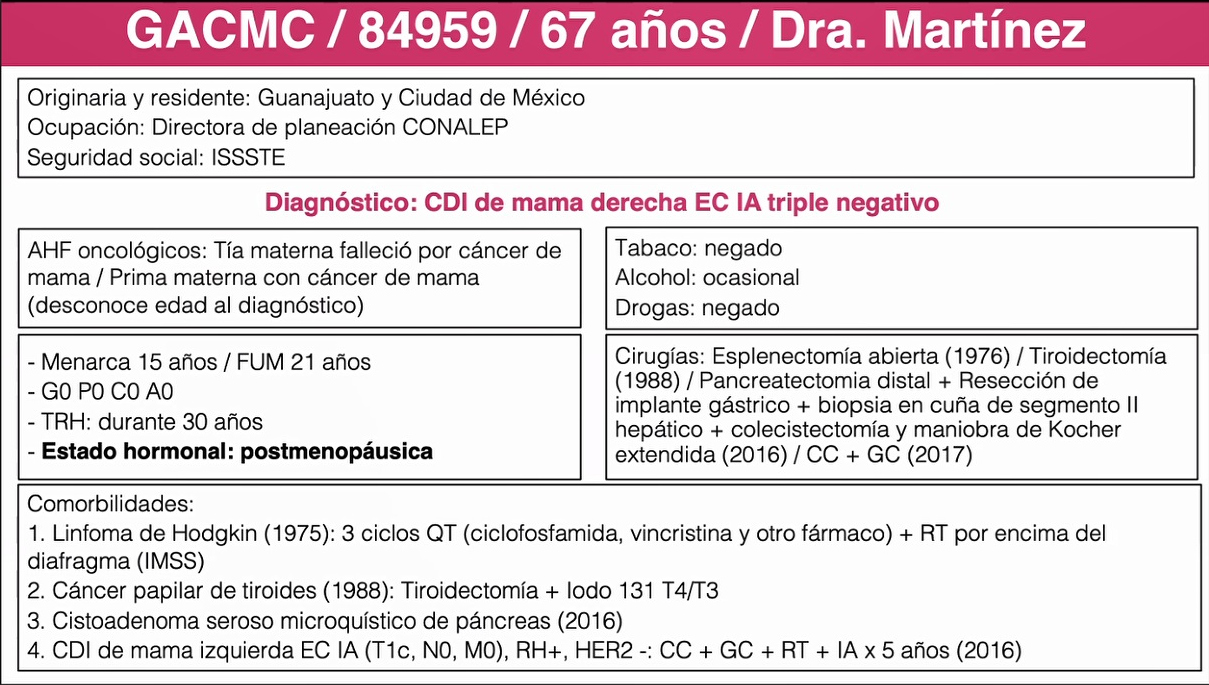
#> input picture OCR_erik/pruebaNueva.jpg, 1209 x 685 px, found by its file name
$ python OCR_Borders.py
#> lines starting #> are read from the running program, lines starting #| are printed output that depends on the picture; after the words box and inside, x2 and y2 are one past the last pixel; in counts of white or black regions, pixels touching at a corner belong together
import pytesseract as tess
from PIL import Image, ImageEnhance, ImageFilter
import cv2
import numpy as np

# Configuramos la ruta de Tesseract
#tess.pytesseract.tesseract_cmd = r'C:\Program Files\Tesseract-OCR\tesseract.exe'

# Crear archivo txt
my_file = open('/home/josuevj/Documents/uni/servicio/sources/OCR_erik/TextoExtraido3.txt', 'w', encoding='utf-8')

# Leer la imagen con OpenCV
image = cv2.imread('/home/josuevj/Documents/uni/servicio/sources/OCR_erik/pruebaNueva.jpg')
#> image is the input picture: shape (685, 1209, 3); mean B, G, R 219.4, 215.2, 227.4
titulo = image[0: 55, 0: 1330]
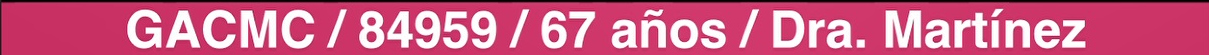
#> titulo: shape (55, 1209, 3); mean B, G, R 132.5, 95.2, 204

# Recortar la región de interés
x, y, w, h = 10, 120, 1230, 750  # Coordenadas y dimensiones del recorte quitando lo de zoom
recorte = image

# Escalar la imagen recortada
escala = 1.5  # Escalar al 110% de tamaño
width = int(recorte.shape[1] * escala)
#> width = 1813
height = int(recorte.shape[0] * escala)
#> height = 1027
recorte = cv2.resize(recorte, (width, height), interpolation=cv2.INTER_CUBIC)
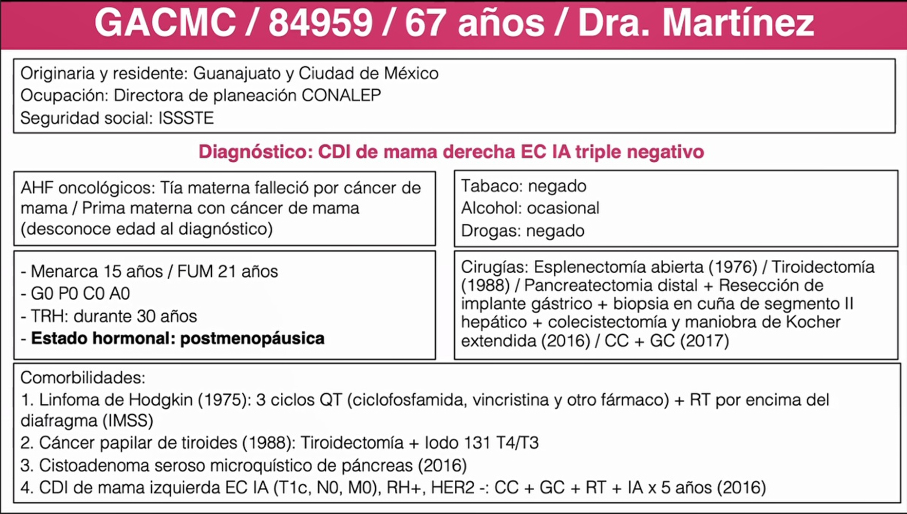
#> recorte: shape (1027, 1813, 3) (shown at 1/2 size); mean B, G, R 219.1, 214.9, 227
cv2.imwrite('/home/josuevj/Documents/uni/servicio/sources/OCR_erik/recorteimagen.jpg', recorte)

# Escalar el titulo recortado
escala = 1  # Escalar al 110% de tamaño
width = int(titulo.shape[1] * escala)
#> width = 1209
height = int(titulo.shape[0] * escala)
#> height = 55
titulo = cv2.resize(titulo, (width, height), interpolation=cv2.INTER_CUBIC)

##guardamos el titulo
cv2.imwrite('/home/josuevj/Documents/uni/servicio/sources/OCR_erik/titulo2.jpg', titulo)

# Conversión a escala de grises
gray = cv2.cvtColor(recorte, cv2.COLOR_BGR2GRAY)
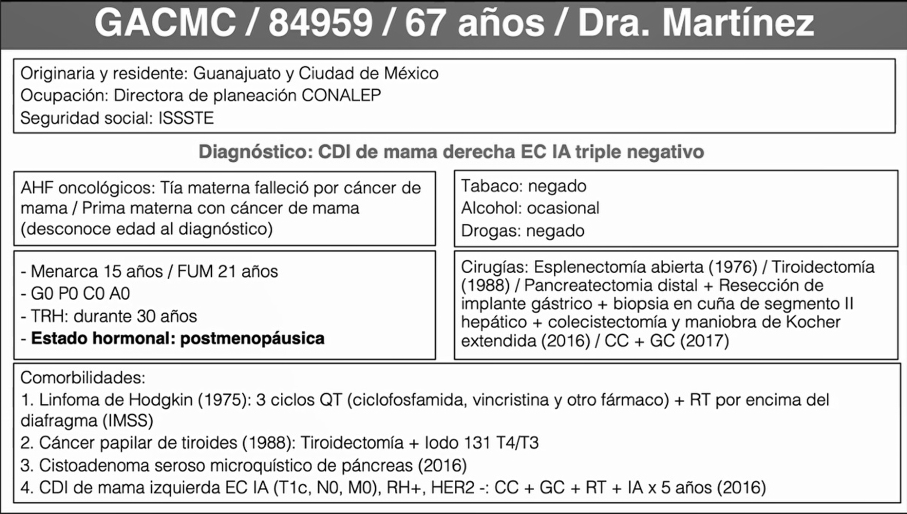
#> gray: shape (1027, 1813) (shown at 1/2 size); min 0, max 255, mean 219

# Solo para el ID (Título)
gris = cv2.cvtColor(titulo, cv2.COLOR_BGR2GRAY)
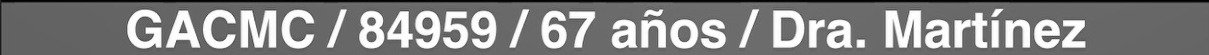
#> gris: shape (55, 1209); min 1, max 255, mean 131.9
threshold_img = cv2.threshold(gris, 0, 255, cv2.THRESH_BINARY + cv2.THRESH_OTSU) [1]
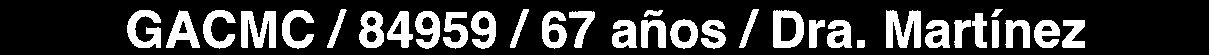
#> threshold_img: shape (55, 1209); 22.9% white; 33 white regions, largest, box (x1, y1, x2, y2) and area: (886, 10, 921, 48) 921, (241, 11, 276, 48) 909, (127, 10, 161, 48) 741
gris = cv2.GaussianBlur(gris, (5, 5), 0)
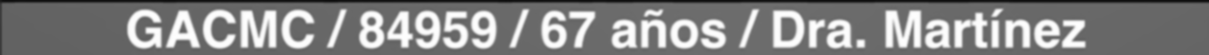
#> gris: shape (55, 1209); min 13, max 254, mean 132
#> (the run stopped early here; a loop or call above may not have finished)

$ run again, with OCR_erik/frame0.jpg copied over OCR_erik/pruebaNueva.jpg
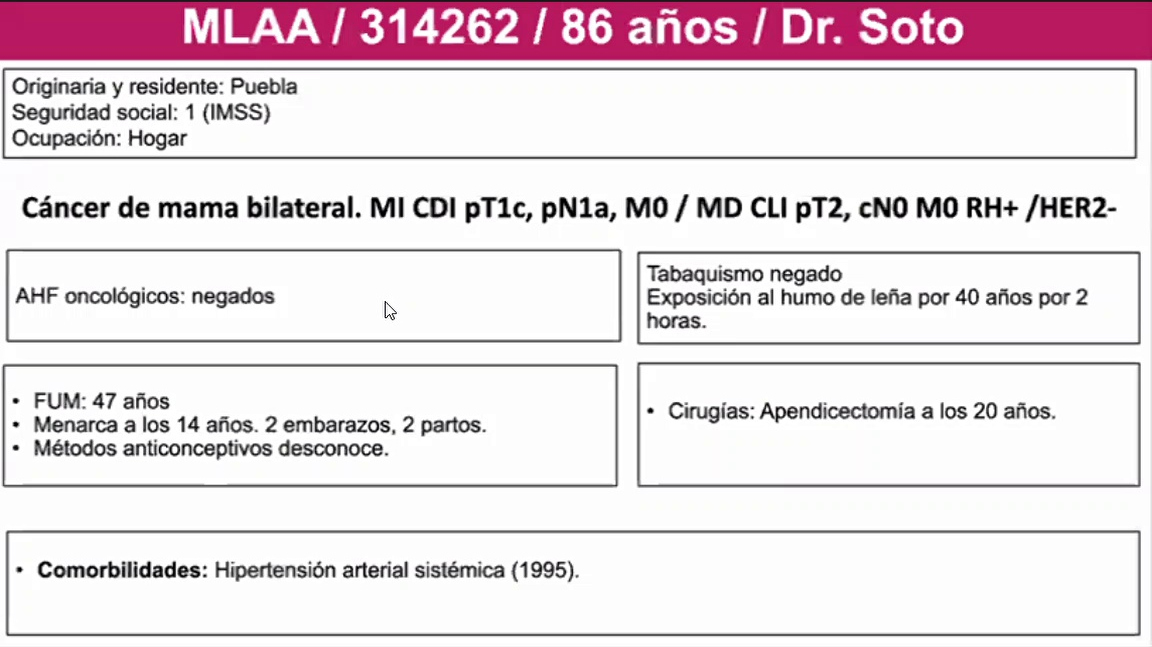
#> input picture OCR_erik/frame0.jpg, 1152 x 647 px, found by its file name
#> image is the input picture: shape (647, 1152, 3); mean B, G, R 224.7, 219.2, 231.3
#> `gray = cv2.cvtColor(recorte, cv2.COLOR_BGR2GRAY)`:
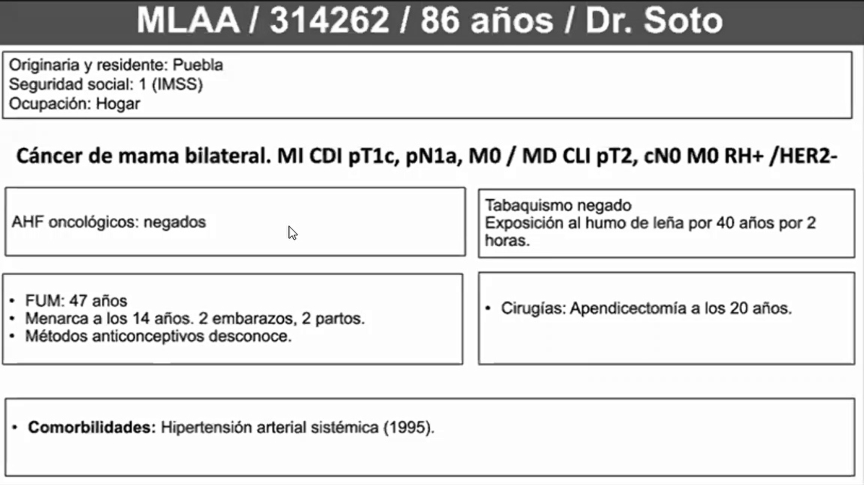
#> gray: shape (970, 1728) (shown at 1/2 size); min 0, max 255, mean 223.4
#> `threshold_img = cv2.threshold(gris, 0, 255, cv2.THRESH_BINARY + cv2.TH..`:
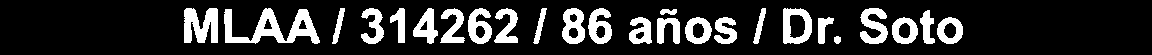
#> threshold_img: shape (55, 1152); 17.6% white; 25 white regions, largest, box (x1, y1, x2, y2) and area: (224, 8, 320, 44) 1515, (184, 8, 218, 43) 889, (783, 8, 812, 44) 635

$ run again, with OCR_erik/prueba.jpg copied over OCR_erik/pruebaNueva.jpg
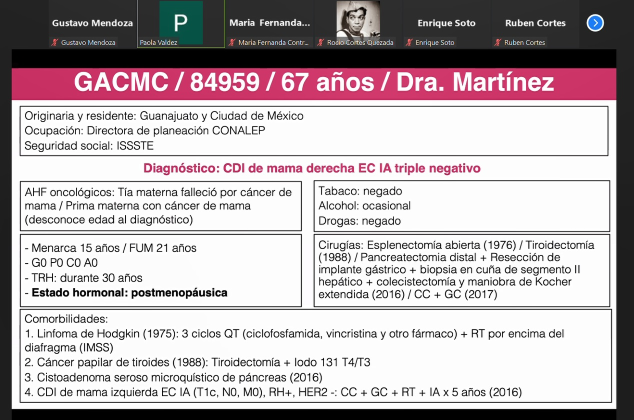
#> input picture OCR_erik/prueba.jpg, 1267 x 839 px, found by its file name (shown at 1/2 size)
#> image is the input picture: shape (839, 1267, 3); mean B, G, R 179.4, 176.3, 185.3
#> `threshold_img = cv2.threshold(gris, 0, 255, cv2.THRESH_BINARY + cv2.TH..`:
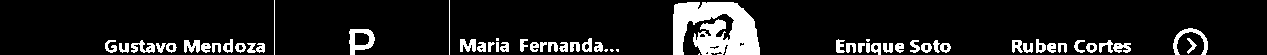
#> threshold_img: shape (55, 1267); 10.9% white; 56 white regions (6 under 20 px), largest, box (x1, y1, x2, y2) and area: (673, 2, 760, 55) 3394, (349, 29, 375, 55) 352, (1173, 28, 1208, 55) 275
#> `gris = cv2.GaussianBlur(gris, (5, 5), 0)`:
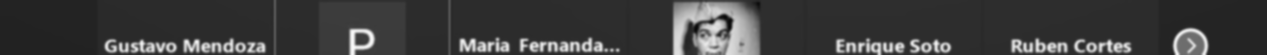
#> gris: shape (55, 1267); min 9, max 249, mean 61.8
